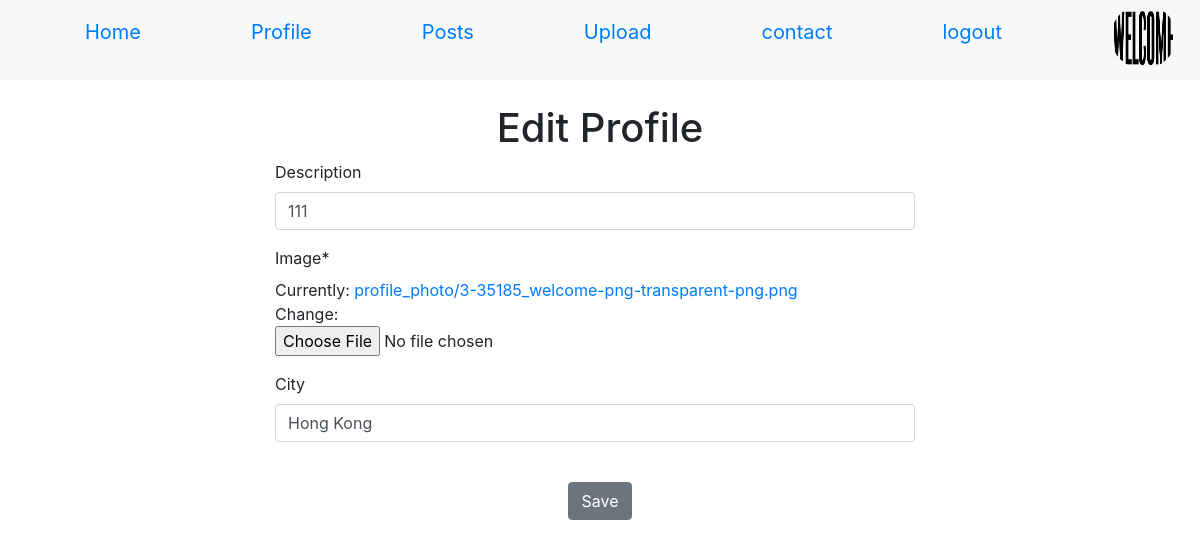
/edit/bio/ (signed in), run on the app's committed database.
### Accounts/models.py (models this page shows)
class Profile(models.Model):
    user = models.OneToOneField(User, on_delete=models.CASCADE,related_name='Profile',null = True)
    description = models.CharField(max_length=400, blank = True)
    image = models.ImageField(upload_to = 'profile_photo/',default = 'default.png')
    city = models.CharField(max_length=400, blank = True)

### Accounts/views.py (the view, shortened to what this page needs)
# urls.py: path('edit/bio/', edit_profile_view),
def edit_profile_view(request):
    if not request.user.is_authenticated:
        return redirect('/login/')
    current = request.user.Profile
    data = {'description' : current.description}
    form = edit_profile(request.POST or None,request.FILES or None,instance=current, initial=data)
    del_img = current.image
    del_path = current.image.path
    return render(request, "Accounts/edit_profile.html", {"form":form,  'profile': request.user.Profile})

### Accounts/forms.py
class edit_profile(forms.ModelForm):
    class Meta:
        model = Profile
        fields = ['description','image','city',]

### Accounts/Templates/Accounts/edit_profile.html (shortened to what this page needs)
<link rel="stylesheet" href="https://stackpath.bootstrapcdn.com/bootstrap/4.4.1/css/bootstrap.min.css">
{% extends 'Base/base.html' %}
{% load crispy_forms_tags %}
{% block head %}
<form method="POST" enctype="multipart/form-data">
    <center><h1>Edit Profile </h1></center>
    <div id="content-container">
      {{ form.description|as_crispy_field }}
        {{ form.image|as_crispy_field }}
        {{ form.city|as_crispy_field }}
    </div>
    <br>
   <center><button class = 'btn btn-secondary' type="submit"> Save </button></center>
</form>
{% endblock %}

### Pages/Templates/Base/base.html (shortened to what this page needs)
<link rel="stylesheet" href="https://stackpath.bootstrapcdn.com/bootstrap/4.4.1/css/bootstrap.min.css">
<ul class="nav justify-content-center navbar-light bg-light">
      <li class="nav-item px-2 py-2 ml-auto">
<form action="/">
    <button class = 'btn btn-link btn-lg' type="submit">Home</button>
</form>
      </li>
    <li class="nav-item px-2 py-2 ml-auto">
<form action="/account/profile/">
    <button class = 'btn btn-link btn-lg' type="submit">Profile</button>
</form>
       </li>
      <li class="nav-item px-2 py-2 ml-auto">
<form action="/prev/">
    <button class = 'btn btn-link btn-lg' type="submit">Posts</button>
</form>
      </li>
    <li class="nav-item px-2 py-2 ml-auto">
<form action="/upload/">
    <button class = 'btn btn-link btn-lg' type="submit">Upload</button>
</form>
  </li>
            <li class="nav-item px-2 py-2 ml-auto">
<form action="/contact/">
    <button class = 'btn btn-link btn-lg' type="submit">contact</button>
</form>
  </li>
        <li class="nav-item px-2 py-2 ml-auto">
<form action="/logout/">
    <button class = 'btn btn-link btn-lg' type="submit">logout</button>
</form>
  </li>
    <li class="nav-item px-4 py-1 ml-auto">
    <img  class="rounded-circle" src = "{{ profile.image.url }}" width="65" height="65"/>
</li>
</ul>
{% block head %}
{% endblock %}

### Accounts/Templates/Accounts/edit_profile.html (style rules this page uses)
input { max-width: 40em }
#content-container { width: 650px ; margin: 0 auto; }

### data on the page
Profile: image (picture), description "111", city "Hong Kong"
